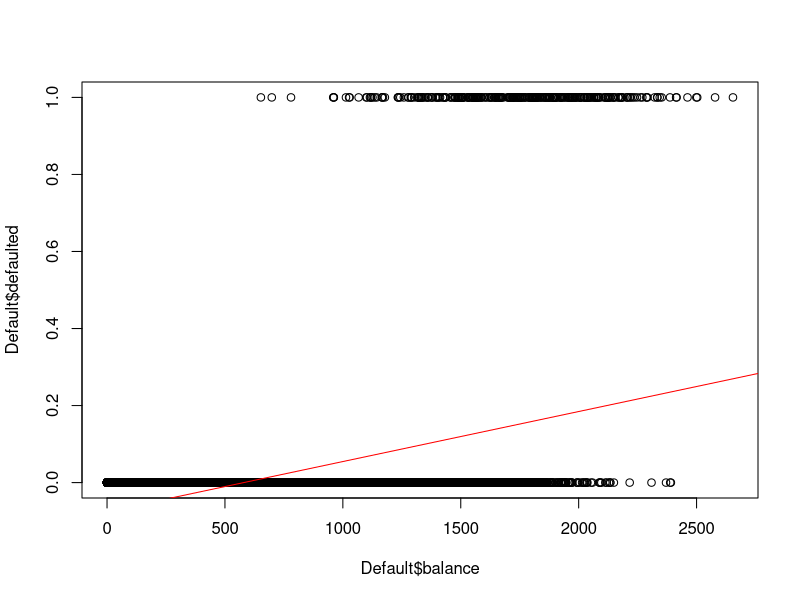
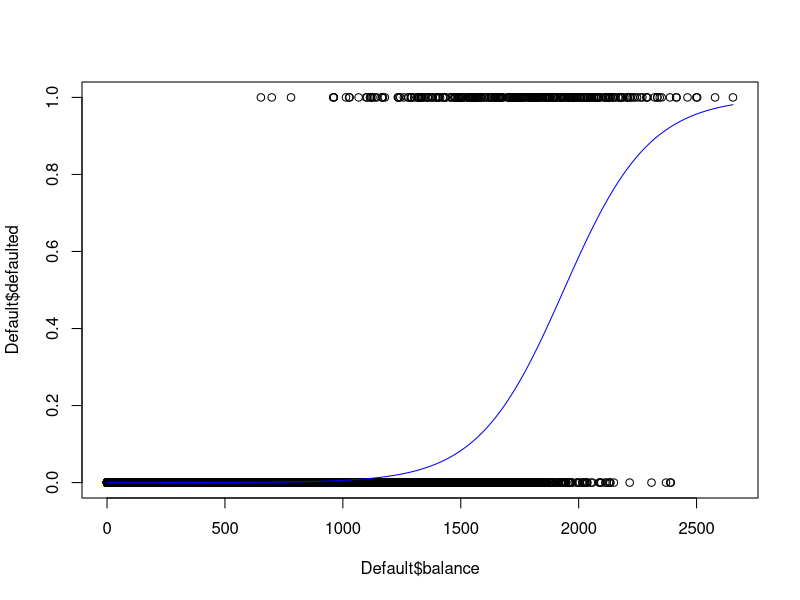
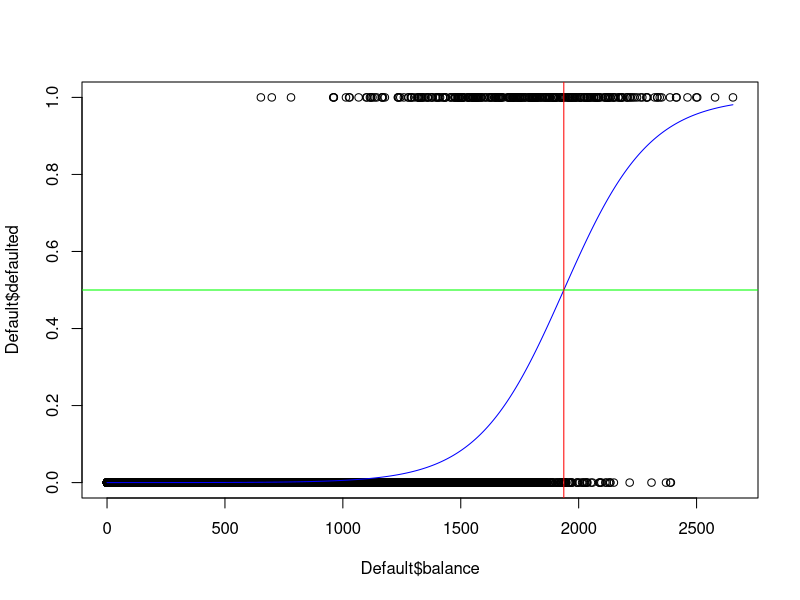
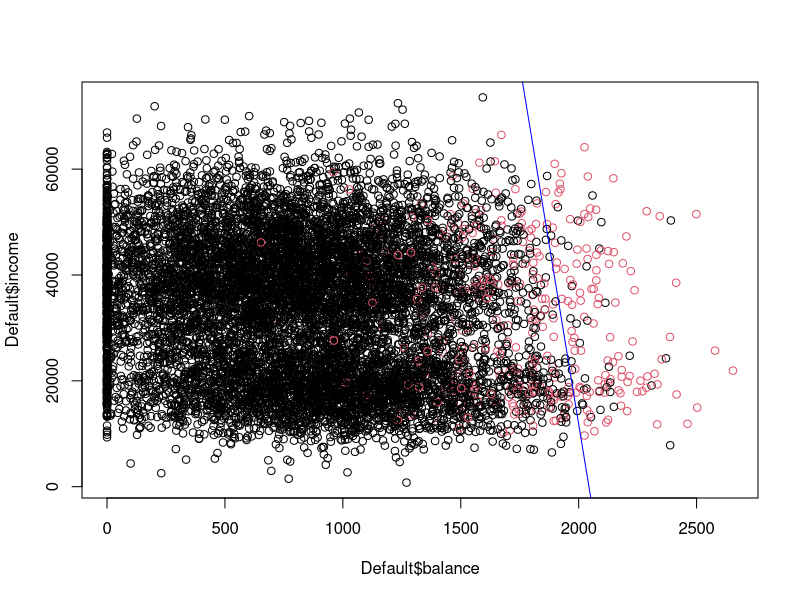
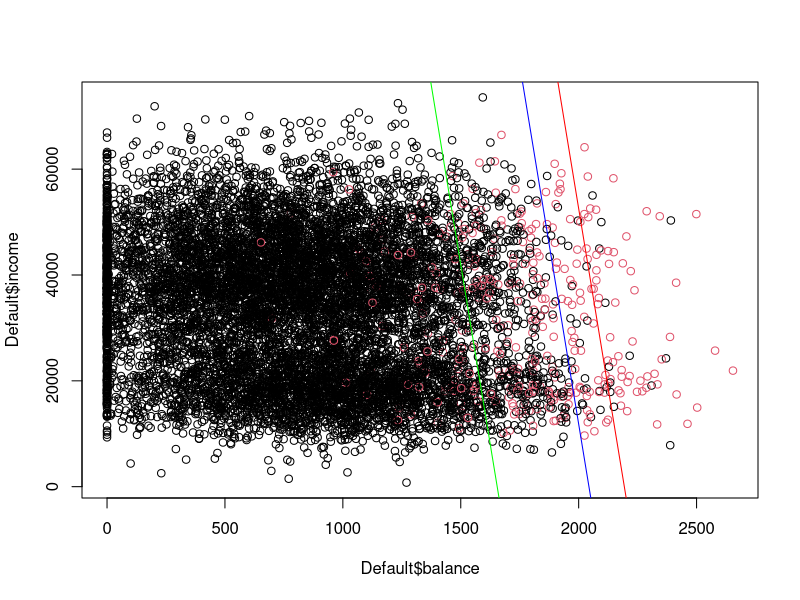

Generate these figures, in order, with R:
# Load the data
Default <- read.csv("Default.csv", stringsAsFactors = TRUE)
# Recall main properties
str(Default)

# Count occurrences of each class
table(Default$defaulted)

# Verify current levels
levels(Default$defaulted)
# Encode "No" as 0 and "Yes" as 1
# If you don't understand check each step separately
Default$defaulted <- 1*(Default$defaulted=="Yes")

# Estimate linear regression
linear.model <- lm(defaulted ~ balance, data = Default)
# Visualise data
plot(Default$balance, Default$defaulted)
# Visualise fitted linear regresion 
abline(linear.model, col="red")

summary(linear.model)

# Fit logistic regression model
log.model <- glm(defaulted ~ balance, data = Default, family = binomial)
# Summary of estimated logistic regression model
summary(log.model)

# First plot the observations (as points)
plot(Default$balance, Default$defaulted)
# To plot the estimated probability first define a vector x that 
# takes values in the range of the "balance" variable
x <- seq(from = min(Default$balance), to=max(Default$balance))
# obtain estimated coefficients using the coef() function
hat.beta <- coef(log.model)
hat.beta
# Estimate probabilities from Log. Regr. formula
lines(x, (1 + exp(-hat.beta[1] - hat.beta[2]*x))^(-1), col="blue")

# Compute the estimated probability of default for all the data in Default
probs <- predict(log.model, newdata = Default, type="response")

# Predict class 1 (i.e. default=Yes) if estimated probability > 0.5
class.pred <- 1*(probs > 0.5)
# Verify predictions
head(cbind(probs,class.pred), 10)

# Create truth table: Rows represents actual class, Column represents predicted
truth.table <- table(Default$defaulted, class.pred)
truth.table

# Total number of observations in truth.table
N <- sum(truth.table)
# Misclassification error
(truth.table[1,2]+ truth.table[2,1])/N
# Accuracy = Proportion of correct predictions
(truth.table[1,1]+ truth.table[2,2])/N

b0 <- signif(coef(log.model)[1],4)
b1 <- signif(coef(log.model)[2],2)

# First plot the observations (as points)
plot(Default$balance, Default$defaulted)
# Plot estimated probabilities
lines(x, (1 + exp(-hat.beta[1] - hat.beta[2]*x))^(-1), col="blue")
# Plot classification thresholod
# (straight "h"orizontal line) 
abline(h=0.5, col="green")
# Plot partition of input space
# (straight "v"ertical line) 
abline(v=-hat.beta[1]/hat.beta[2], col="red")

# Estimate logistic regression with 2 predictors
log.model2 <- glm(defaulted ~ balance + income, data=Default, family = binomial)
# model summary
summary(log.model2)

# Estimate probabilities of default 
probs2 <- predict(log.model2, data=Default, type="response")

b0 <- signif(coef(log.model2)[1],4)
b1 <- signif(coef(log.model2)[2],2)
b1 <- signif(coef(log.model2)[3],2)

# Scatterplot of income against balance using default to colour data
plot(Default$balance, Default$income, col = as.factor(Default$defaulted))
# Get estimated coefficients
hb <- coef(log.model2)
# Define straight line using intercept and slope
abline(a=-hb[1]/hb[3], b=-hb[2]/hb[3], col="blue")

# Scatterplot of income against balance using default to color data
plot(Default$balance, Default$income, col = as.factor(Default$defaulted))
# Get estimated coefficients
hb <- coef(log.model2)
# Decision boundary for threshold = 0.5 
abline(a=(-hb[1]-log(10/5-1))/hb[3], b=-hb[2]/hb[3], col="blue")
# Decision boundary for threshold = 0.1
abline(a=(-hb[1]-log(10/1-1))/hb[3], b=-hb[2]/hb[3], col="green")
# Decision boundary for threshold = 0.7
abline(a=(-hb[1]-log(10/7-1))/hb[3], b=-hb[2]/hb[3], col="red")
